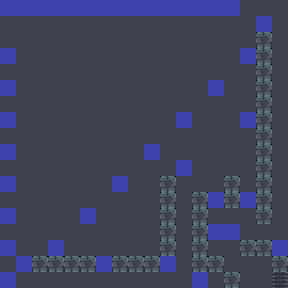

A 2D game scene composited from a Tiled map and its tileset images. What follows is a short description and the map's XML, with each tile layer's data collapsed to a summary:
An orthogonal 18x18 tile map with 16x16 px tiles, 1 tile layer (terrain) and 171 objects.

<map version="1.10" tiledversion="1.11.2" orientation="orthogonal" renderorder="right-down" width="18" height="18" tilewidth="16" tileheight="16" infinite="0" nextlayerid="3" nextobjectid="172">
 <properties>
  <property name="name" value="Easy1 A" />
  <property name="author" value="moineau" />
  <property name="goldMoves" type="int" value="234" />
 </properties>
 <tileset firstgid="1" source="tileset.tsx" />
 <layer id="1" name="terrain" width="18" height="18">
  <data>[324 cells, 324 non-empty, 4 distinct tile ids]</data>
 </layer>
 <objectgroup id="2" name="objects">
  <object id="1" gid="6" x="0" y="16" width="16" height="16" />
  <object id="2" gid="7" x="16" y="32" width="16" height="16" />
  <object id="3" gid="7" x="48" y="32" width="16" height="16" />
  <object id="4" gid="7" x="80" y="32" width="16" height="16" />
  <object id="5" gid="7" x="112" y="32" width="16" height="16" />
  <object id="6" gid="7" x="144" y="32" width="16" height="16" />
  <object id="7" gid="7" x="176" y="32" width="16" height="16" />
  <object id="8" gid="7" x="208" y="32" width="16" height="16" />
  <object id="9" gid="7" x="240" y="32" width="16" height="16" />
  <object id="10" gid="8" x="272" y="32" width="16" height="16" />
  <object id="11" gid="8" x="0" y="48" width="16" height="16" />
  <object id="12" gid="8" x="16" y="48" width="16" height="16" />
  <object id="13" gid="8" x="32" y="48" width="16" height="16" />
  <object id="14" gid="8" x="48" y="48" width="16" height="16" />
  <object id="15" gid="8" x="64" y="48" width="16" height="16" />
  <object id="16" gid="8" x="80" y="48" width="16" height="16" />
  <object id="17" gid="8" x="96" y="48" width="16" height="16" />
  <object id="18" gid="8" x="112" y="48" width="16" height="16" />
  <object id="19" gid="8" x="128" y="48" width="16" height="16" />
  <object id="20" gid="8" x="144" y="48" width="16" height="16" />
  <object id="21" gid="8" x="160" y="48" width="16" height="16" />
  <object id="22" gid="8" x="176" y="48" width="16" height="16" />
  <object id="23" gid="8" x="192" y="48" width="16" height="16" />
  <object id="24" gid="8" x="208" y="48" width="16" height="16" />
  <object id="25" gid="8" x="224" y="48" width="16" height="16" />
  <object id="26" gid="8" x="240" y="48" width="16" height="16" />
  <object id="27" gid="8" x="272" y="48" width="16" height="16" />
  <object id="28" gid="7" x="16" y="64" width="16" height="16" />
  <object id="29" gid="7" x="48" y="64" width="16" height="16" />
  <object id="30" gid="7" x="80" y="64" width="16" height="16" />
  <object id="31" gid="7" x="112" y="64" width="16" height="16" />
  <object id="32" gid="7" x="144" y="64" width="16" height="16" />
  <object id="33" gid="7" x="176" y="64" width="16" height="16" />
  <object id="34" gid="7" x="208" y="64" width="16" height="16" />
  <object id="35" gid="8" x="272" y="64" width="16" height="16" />
  <object id="36" gid="8" x="0" y="80" width="16" height="16" />
  <object id="37" gid="8" x="16" y="80" width="16" height="16" />
  <object id="38" gid="8" x="32" y="80" width="16" height="16" />
  <object id="39" gid="8" x="48" y="80" width="16" height="16" />
  <object id="40" gid="8" x="64" y="80" width="16" height="16" />
  <object id="41" gid="8" x="80" y="80" width="16" height="16" />
  <object id="42" gid="8" x="96" y="80" width="16" height="16" />
  <object id="43" gid="8" x="112" y="80" width="16" height="16" />
  <object id="44" gid="8" x="128" y="80" width="16" height="16" />
  <object id="45" gid="8" x="144" y="80" width="16" height="16" />
  <object id="46" gid="8" x="160" y="80" width="16" height="16" />
  <object id="47" gid="8" x="176" y="80" width="16" height="16" />
  <object id="48" gid="8" x="192" y="80" width="16" height="16" />
  <object id="49" gid="8" x="208" y="80" width="16" height="16" />
  <object id="50" gid="8" x="224" y="80" width="16" height="16" />
  <object id="51" gid="8" x="240" y="80" width="16" height="16" />
  <object id="52" gid="8" x="272" y="80" width="16" height="16" />
  <object id="53" gid="7" x="16" y="96" width="16" height="16" />
  <object id="54" gid="7" x="48" y="96" width="16" height="16" />
  <object id="55" gid="7" x="80" y="96" width="16" height="16" />
  <object id="56" gid="7" x="112" y="96" width="16" height="16" />
  <object id="57" gid="7" x="144" y="96" width="16" height="16" />
  <object id="58" gid="7" x="176" y="96" width="16" height="16" />
  <object id="59" gid="7" x="240" y="96" width="16" height="16" />
  <object id="60" gid="8" x="272" y="96" width="16" height="16" />
  <object id="61" gid="8" x="0" y="112" width="16" height="16" />
  <object id="62" gid="8" x="16" y="112" width="16" height="16" />
  <object id="63" gid="8" x="32" y="112" width="16" height="16" />
  <object id="64" gid="8" x="48" y="112" width="16" height="16" />
  <object id="65" gid="8" x="64" y="112" width="16" height="16" />
  <object id="66" gid="8" x="80" y="112" width="16" height="16" />
  <object id="67" gid="8" x="96" y="112" width="16" height="16" />
  <object id="68" gid="8" x="112" y="112" width="16" height="16" />
  <object id="69" gid="8" x="128" y="112" width="16" height="16" />
  <object id="70" gid="8" x="144" y="112" width="16" height="16" />
  <object id="71" gid="8" x="160" y="112" width="16" height="16" />
  <object id="72" gid="8" x="176" y="112" width="16" height="16" />
  <object id="73" gid="8" x="192" y="112" width="16" height="16" />
  <object id="74" gid="8" x="208" y="112" width="16" height="16" />
  <object id="75" gid="8" x="224" y="112" width="16" height="16" />
  <object id="76" gid="8" x="240" y="112" width="16" height="16" />
  <object id="77" gid="8" x="272" y="112" width="16" height="16" />
  <object id="78" gid="7" x="16" y="128" width="16" height="16" />
  <object id="79" gid="7" x="48" y="128" width="16" height="16" />
  <object id="80" gid="7" x="80" y="128" width="16" height="16" />
  <object id="81" gid="7" x="112" y="128" width="16" height="16" />
  <object id="82" gid="7" x="144" y="128" width="16" height="16" />
  <object id="83" gid="7" x="208" y="128" width="16" height="16" />
  <object id="84" gid="8" x="272" y="128" width="16" height="16" />
  <object id="85" gid="8" x="0" y="144" width="16" height="16" />
  <object id="86" gid="8" x="16" y="144" width="16" height="16" />
  <object id="87" gid="8" x="32" y="144" width="16" height="16" />
  <object id="88" gid="8" x="48" y="144" width="16" height="16" />
  <object id="89" gid="8" x="64" y="144" width="16" height="16" />
  <object id="90" gid="8" x="80" y="144" width="16" height="16" />
  <object id="91" gid="8" x="96" y="144" width="16" height="16" />
  <object id="92" gid="8" x="112" y="144" width="16" height="16" />
  <object id="93" gid="8" x="128" y="144" width="16" height="16" />
  <object id="94" gid="8" x="144" y="144" width="16" height="16" />
  <object id="95" gid="8" x="160" y="144" width="16" height="16" />
  <object id="96" gid="8" x="176" y="144" width="16" height="16" />
  <object id="97" gid="8" x="192" y="144" width="16" height="16" />
  <object id="98" gid="8" x="208" y="144" width="16" height="16" />
  <object id="99" gid="8" x="224" y="144" width="16" height="16" />
  <object id="100" gid="8" x="240" y="144" width="16" height="16" />
  <object id="101" gid="8" x="272" y="144" width="16" height="16" />
  <object id="102" gid="7" x="16" y="160" width="16" height="16" />
  <object id="103" gid="7" x="48" y="160" width="16" height="16" />
  <object id="104" gid="7" x="80" y="160" width="16" height="16" />
  <object id="105" gid="7" x="112" y="160" width="16" height="16" />
  <object id="106" gid="8" x="272" y="160" width="16" height="16" />
  <object id="107" gid="8" x="0" y="176" width="16" height="16" />
  <object id="108" gid="8" x="16" y="176" width="16" height="16" />
  </objectgroup>
</map>
<!-- 63 of 171 objects omitted -->
